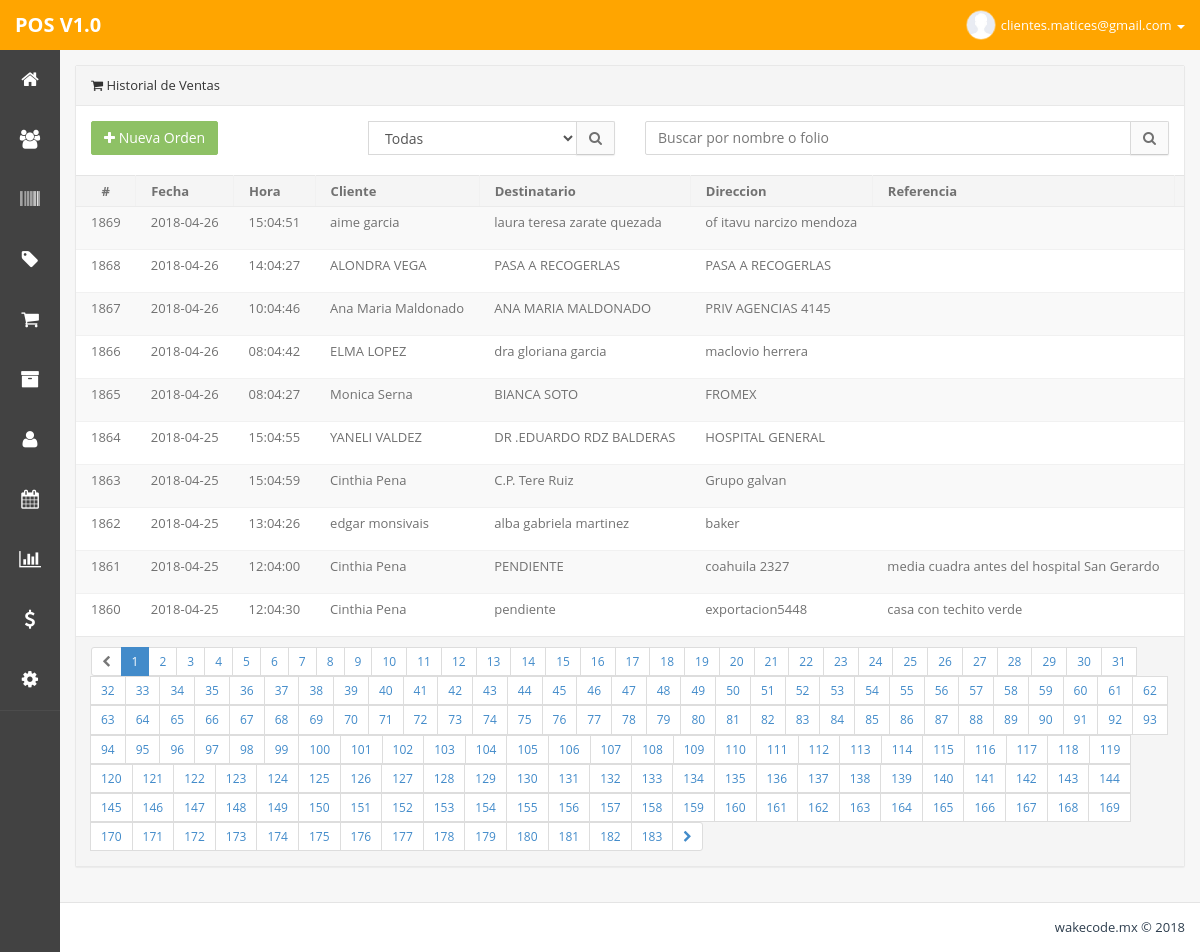
Page /admin.php?m=pventa (signed in) on the committed database.
### tables this page shows
CREATE TABLE IF NOT EXISTS `ventas` (
  `idventas` int(255) NOT NULL,
  `fecha` date NOT NULL,
  `hora` varchar(100) NOT NULL,
  `idcliente` int(255) NOT NULL,
  `idusuario` int(255) NOT NULL,
  `descuento` varchar(100) NOT NULL,
  `estatus` varchar(100) NOT NULL
);

CREATE TABLE IF NOT EXISTS `clientes` (
  `idclientes` int(255) NOT NULL,
  `fecharegistro` date NOT NULL,
  `nombre` varchar(200) NOT NULL,
  `correo` varchar(100) NOT NULL,
  `domicilio` text NOT NULL,
  `colonia` varchar(50) NOT NULL,
  `codigopostal` varchar(20) NOT NULL,
  `telefono` varchar(20) NOT NULL,
  `celular` varchar(20) NOT NULL,
  `rfc` varchar(100) NOT NULL,
  `contacto` varchar(100) NOT NULL,
  `estado` varchar(100) NOT NULL,
  `pais` varchar(100) NOT NULL,
  `comentarios` text NOT NULL
);

### php/pventa.php (the view, shortened to what this page needs)
<section class="panel panel-default pos-rlt clearfix">
	<header class="panel-heading"> <i class="fa fa-shopping-cart"></i> Historial de Ventas</header>
	<div class="row wrapper">
		<div class="col-xs-12 col-md-3 m-b-xs">
			<a href="admin.php?m=pventaAgregar" class="btn btn-md btn-success m-r"><i class="fa fa-plus"></i> Nueva Orden</a>
		</div>
		<div class="col-xs-12 col-md-3">
			<form action="" id="buscarCliente" method="get">
				<div class="input-group">
					<select class="form-control" name="estado">
						<?php
								$estado = mysql_real_escape_string($_GET['estado']);
								if ($estado =="Pendiente"){
									echo'<option>Todas</option>
									<option selected="selected">Pendiente</option>
									<option>En Proceso</option>
									<option>En Ruta</option>
									<option>Entregado</option>
									<option>No Entregado</option>';
								}else {
									echo'<option>Todas</option>
									<option >Pendiente</option>
									<option >En Proceso</option>
									<option >En Ruta</option>
									<option>Entregado</option>
									<option >No Entregado</option>';
								}
						 ?>
					</select>
					<span class="input-group-btn"> <button class="btn btn-md btn-default" id="buscar" type="submit"> <i class="fa fa-search"></i> </button> </span>
				</div>
		</div>
		<div class="col-xs-12 col-md-6 m-b-xs">
				<div class="input-group">
					<input type="text" class="input-md form-control" name="buscar" placeholder="Buscar por nombre o folio">
					<span class="input-group-btn"> <button class="btn btn-md btn-default" id="buscar" type="submit"> <i class="fa fa-search"></i> </button> </span>
				</div>
		</div>
	</div>
	<div class="table-responsive">
		<table class="table table-striped b-t b-light" id="historial">
			<thead>
				<tr>
					<th width="60" class="text-center"> # </th>
					<th width="100"> Fecha </th>
					<th width="60"> Hora </th>
					<th width="100">Cliente</th>
					<th width="100">Destinatario</th>
					<th width="100">Direccion</th>
					<th width="100">Referencia</th>
					<th width="90" class="text-right">Total</th>
				</tr>
			</thead>
			<tbody>
				<?php
				if ( isset($_GET['estado']) ) {
					$estado = mysql_real_escape_string($_GET['estado']);
					$buscar = mysql_real_escape_string($_GET['buscar']);
					if ($buscar != "" ) {
						$buscar = mysql_real_escape_string($_GET['buscar']);
						$estado = mysql_real_escape_string($_GET['estado']);
						if ($estado != "Todas"){
							$query = "SELECT
							ventas.idventas,
							ventas.fecha,
							ventas.hora,
							clientes.nombre,
							( (SELECT SUM(total) FROM ventas_articulos WHERE idventa=ventas.idventas) - ventas.descuento) as total,
							(SELECT SUM(cantidad) FROM ventas_pagos WHERE idventa=ventas.idventas) as pagos,
							ventas.estatus as pedido,
							destinatarios.fechaentrega,
							destinatarios.nombre as ndest,
							destinatarios.direccion as dirdest,
							destinatarios.referencia as refdest
							FROM ventas
							LEFT JOIN clientes ON clientes.idclientes=ventas.idcliente
							LEFT JOIN destinatarios ON destinatarios.idventa=ventas.idventas
							WHERE ventas.idventas LIKE '%".$buscar."%' OR clientes.nombre LIKE '%".$buscar."%' AND  ventas.estatus='".$estado."'
							ORDER BY ventas.idventas DESC";
							$url = "admin.php?m=pventa&buscar=".$buscar."&estado=".$estado;
						}else{
							$buscar = mysql_real_escape_string($_GET['buscar']);
							$query = "SELECT
							ventas.idventas,
							ventas.fecha,
							ventas.hora,
							clientes.nombre,
							( (SELECT SUM(total) FROM ventas_articulos WHERE idventa=ventas.idventas) - ventas.descuento) as total,
							(SELECT SUM(cantidad) FROM ventas_pagos WHERE idventa=ventas.idventas) as pagos,
							ventas.estatus as pedido,
							destinatarios.fechaentrega,
							destinatarios.nombre as ndest,
							destinatarios.direccion as dirdest,
							destinatarios.referencia as refdest
							FROM ventas
							LEFT JOIN clientes ON clientes.idclientes=ventas.idcliente
							LEFT JOIN destinatarios ON destinatarios.idventa=ventas.idventas
							WHERE ventas.idventas LIKE '%".$buscar."%' OR clientes.nombre LIKE '%".$buscar."%'
							ORDER BY ventas.idventas DESC";
							$url = "admin.php?m=pventa&buscar=".$buscar;
						}
					}else{
						$estado = mysql_real_escape_string($_GET['estado']);
						if ($estado != "Todas"){
							$sql = "WHERE ventas.estatus='".$estado."'";
						} else {
							$sql = "";
						}
						$query = "SELECT
						ventas.idventas,
						ventas.fecha,
						ventas.hora,
						clientes.nombre,
						( (SELECT SUM(total) FROM ventas_articulos WHERE idventa=ventas.idventas) - ventas.descuento) as total,
						(SELECT SUM(cantidad) FROM ventas_pagos WHERE idventa=ventas.idventas) as pagos,
						ventas.estatus as pedido,
						destinatarios.fechaentrega,
						destinatarios.nombre as ndest,
						destinatarios.direccion as dirdest,
						destinatarios.referencia as refdest
						FROM ventas
						LEFT JOIN clientes ON clientes.idclientes=ventas.idcliente
						LEFT JOIN destinatarios ON destinatarios.idventa=ventas.idventas
						".$sql."
						ORDER BY ventas.idventas DESC";
						$url = "admin.php?m=pventa&estado=".$estado;
					}
				}else{
						$query = "SELECT
						ventas.idventas,
						ventas.fecha,
						ventas.hora,
						clientes.nombre,
						( (SELECT SUM(total) FROM ventas_articulos WHERE idventa=ventas.idventas) - ventas.descuento) as total,
						(SELECT SUM(cantidad) FROM ventas_pagos WHERE idventa=ventas.idventas) as pagos,
						ventas.estatus as pedido,
						destinatarios.fechaentrega,
						destinatarios.nombre as ndest,
						destinatarios.direccion as dirdest,
						destinatarios.referencia as refdest
						FROM ventas
						LEFT JOIN clientes ON clientes.idclientes=ventas.idcliente
						LEFT JOIN destinatarios ON destinatarios.idventa=ventas.idventas
						GROUP BY ventas.idventas
						ORDER BY ventas.idventas DESC";
						$url = "admin.php?m=pventa";
					}
					$rows_per_page = 10;
					if(isset($_GET['pag']))
						$page = mysql_real_escape_string($_GET['pag']);
					else if (@$_GET['pag'] == "0")
						$page = 1;
					else
						$page = 1;
					$num_rows 		= mysql_num_rows(mysql_query($query));
					$lastpage		= ceil($num_rows / $rows_per_page);
					$page     = (int)$page;
					$limit 		= 'LIMIT '. ($page -1) * $rows_per_page . ',' .$rows_per_page;
					$query  .=" $limit";
					$query = mysql_query($query);
				while($q = mysql_fetch_object($query)){
					echo '<tr>
					<td class="text-center">'.$q->idventas.'</td>
					<td>'.$q->fecha.'</td>
					<td>'.$q->hora.'</td>
					<td width= "150" >'.$q->nombre.'</td>
					<td width= "150">'.$q->ndest.'</td>
					<td width= "150">'.$q->dirdest.'</td>
					<td width= "150">'.$q->refdest.'</td>
					<td class="text-right">$ '.$q->total.' pesos </td>
					<td class="text-right">$ '.$q->pagos.' pesos</td>
					<td class="text-center">';
					echo '</td>
					<td class="text-right">
					<a href="#" data-id="'.$q->idventas.'" class="agregarPago btn btn-sm btn-success"> <i class="fa fa-usd"></i> </a> &nbsp;
					<a href="admin.php?m=pventaVer&id='.$q->idventas.'" class="btn btn-sm btn-info"> <i class="fa fa-archive"></i> </a> &nbsp;
					<a href="#" data-id="'.$q->idventas.'" class="btn btn-sm btn-default print"> <i class="fa fa-print"></i> </a> &nbsp;
					<a href="admin.php?m=pventaEditar&id='.$q->idventas.'" class="btn btn-sm btn-default"> <i class="fa fa-pencil"></i> </a> &nbsp;
					<a href="admin.php?m=pventa&borrar='.$q->idventas.'" class="btn btn-sm btn-danger"> <i class="fa fa-times"></i> </a>
					</td>
					</tr>';
				}
				?>
			</tbody>
		</table>
	</div>
	<footer class="panel-footer">
		<div class="row">
			<div class="col-sm-12 text-right text-center-xs">
				<ul class="pagination pagination-sm m-t-none m-b-none">
					<?php
	if($num_rows != 0){
		$nextpage = $page + 1;
		if ($page == 1) {
			echo '<li class="disabled"><a href="#"><i class="fa fa-chevron-left"></i></a></li>';
			echo '<li class="active"><a href="">1</a></li>';
			for($i= $page+1; $i<= $lastpage ; $i++){
				echo '<li><a href="'.$url.'&pag='.$i.'">'.$i.'</a></li> ';
			}
			if($lastpage >$page ){
				echo '<li><a href="'.$url.'&pag='.$nextpage.'"><i class="fa fa-chevron-right"></i></a></li>';
			}else{
				echo '<li class="disabled"><a href="#"><i class="fa fa-chevron-right"></i></a></li>';
			}
		}
	}
?>
				</ul>
			</div>
		</div>
	</footer>
</section>

### admin.php (style rules this page uses)
td,th { white-space: nowrap; }
.table-responsive { width: 100%; margin-bottom: 15px; overflow-x: auto; overflow-y: hidden; }

### php/pventa.php (style rules this page uses)
table { table-layout: auto; overflow-x: auto; }

### rows in the picture
ventas: idventas "1869", fecha "2018-04-26", hora "15:04:51", idcliente.nombre "aime garcia", ndest "laura teresa zarate quezada", dirdest "of itavu narcizo mendoza"
ventas: idventas "1868", fecha "2018-04-26", hora "14:04:27", idcliente.nombre "ALONDRA VEGA", ndest "PASA A RECOGERLAS", dirdest "PASA A RECOGERLAS"
ventas: idventas "1867", fecha "2018-04-26", hora "10:04:46", idcliente.nombre "Ana Maria Maldonado", ndest "ANA MARIA MALDONADO", dirdest "PRIV AGENCIAS 4145"
ventas: idventas "1866", fecha "2018-04-26", hora "08:04:42", idcliente.nombre "ELMA LOPEZ", ndest "dra gloriana garcia", dirdest "maclovio herrera"
ventas: idventas "1865", fecha "2018-04-26", hora "08:04:27", idcliente.nombre "Monica Serna", ndest "BIANCA SOTO", dirdest "FROMEX"
ventas: idventas "1864", fecha "2018-04-25", hora "15:04:55", idcliente.nombre "YANELI VALDEZ", ndest "DR .EDUARDO RDZ BALDERAS", dirdest "HOSPITAL GENERAL"
ventas: idventas "1863", fecha "2018-04-25", hora "15:04:59", idcliente.nombre "Cinthia Pena", ndest "C.P. Tere Ruiz", dirdest "Grupo galvan"
ventas: idventas "1862", fecha "2018-04-25", hora "13:04:26", idcliente.nombre "edgar monsivais", ndest "alba gabriela martinez", dirdest "baker"
ventas: idventas "1861", fecha "2018-04-25", hora "12:04:00", idcliente.nombre "Cinthia Pena", ndest "PENDIENTE", dirdest "coahuila 2327", refdest "media cuadra antes del hospital San Gerardo"
ventas: idventas "1860", fecha "2018-04-25", hora "12:04:30", idcliente.nombre "Cinthia Pena", ndest "pendiente", dirdest "exportacion5448", refdest "casa con techito verde"

### other values in the picture
$_SESSION['userNm'] "clientes.matices@gmail.com"
